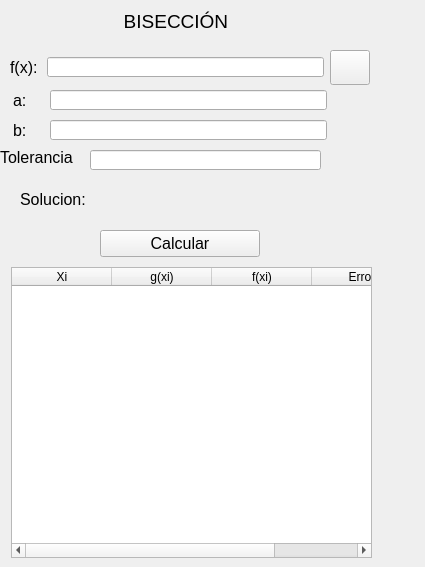
            <widget class="QWidget" name="page_biseccion">
             <widget class="QLabel" name="label_34">
              <property name="geometry">
               <rect>
                <x>50</x>
                <y>10</y>
                <width>366</width>
                <height>23</height>
               </rect>
              </property>
              <property name="font">
               <font>
                <pointsize>14</pointsize>
               </font>
              </property>
              <property name="text">
               <string>              BISECCIÓN</string>
              </property>
             </widget>
             <widget class="QLineEdit" name="bis_fx">
              <property name="geometry">
               <rect>
                <x>47</x>
                <y>57</y>
                <width>277</width>
                <height>20</height>
               </rect>
              </property>
             </widget>
             <widget class="QPushButton" name="funcionButton_4">
              <property name="geometry">
               <rect>
                <x>330</x>
                <y>50</y>
                <width>40</width>
                <height>35</height>
               </rect>
              </property>
              <property name="minimumSize">
               <size>
                <width>30</width>
                <height>30</height>
               </size>
              </property>
              <property name="maximumSize">
               <size>
                <width>66</width>
                <height>35</height>
               </size>
              </property>
              <property name="text">
               <string/>
              </property>
              <property name="icon">
               <iconset>
                <normaloff>../../../../../Downloads/calculadora.png</normaloff>../../../../../Downloads/calculadora.png</iconset>
              </property>
              <property name="iconSize">
               <size>
                <width>28</width>
                <height>28</height>
               </size>
              </property>
             </widget>
             <widget class="QLabel" name="label_3">
              <property name="geometry">
               <rect>
                <x>10</x>
                <y>50</y>
                <width>31</width>
                <height>35</height>
               </rect>
              </property>
              <property name="font">
               <font>
                <pointsize>12</pointsize>
               </font>
              </property>
              <property name="text">
               <string>f(x):</string>
              </property>
             </widget>
             <widget class="QLineEdit" name="bis_a">
              <property name="geometry">
               <rect>
                <x>50</x>
                <y>90</y>
                <width>277</width>
                <height>20</height>
               </rect>
              </property>
             </widget>
             <widget class="QLabel" name="label_35">
              <property name="geometry">
               <rect>
                <x>13</x>
                <y>83</y>
                <width>31</width>
                <height>35</height>
               </rect>
              </property>
              <property name="font">
               <font>
                <pointsize>12</pointsize>
               </font>
              </property>
              <property name="text">
               <string>a:</string>
              </property>
             </widget>
             <widget class="QLabel" name="label_36">
              <property name="geometry">
               <rect>
                <x>13</x>
                <y>113</y>
                <width>31</width>
                <height>35</height>
               </rect>
              </property>
              <property name="font">
               <font>
                <pointsize>12</pointsize>
               </font>
              </property>
              <property name="text">
               <string>b:</string>
              </property>
             </widget>
             <widget class="QLineEdit" name="bis_b">
              <property name="geometry">
               <rect>
                <x>50</x>
                <y>120</y>
                <width>277</width>
                <height>20</height>
               </rect>
              </property>
             </widget>
             <widget class="QLabel" name="label_37">
              <property name="geometry">
               <rect>
                <x>0</x>
                <y>140</y>
                <width>81</width>
                <height>35</height>
               </rect>
              </property>
              <property name="font">
               <font>
                <pointsize>12</pointsize>
               </font>
              </property>
              <property name="text">
               <string>Tolerancia</string>
              </property>
             </widget>
             <widget class="QLineEdit" name="bis_tol">
              <property name="geometry">
               <rect>
                <x>90</x>
                <y>150</y>
                <width>231</width>
                <height>20</height>
               </rect>
              </property>
             </widget>
             <widget class="QTableWidget" name="bis_tabla">
              <property name="geometry">
               <rect>
                <x>11</x>
                <y>267</y>
                <width>361</width>
                <height>291</height>
               </rect>
              </property>
              <column>
               <property name="text">
                <string>Xi</string>
               </property>
              </column>
              <column>
               <property name="text">
                <string>g(xi)</string>
               </property>
              </column>
              <column>
               <property name="text">
                <string>f(xi)</string>
               </property>
              </column>
              <column>
               <property name="text">
                <string>Error</string>
               </property>
              </column>
             </widget>
             <widget class="QPushButton" name="bis_calcular">
              <property name="geometry">
               <rect>
                <x>100</x>
                <y>230</y>
                <width>160</width>
                <height>27</height>
               </rect>
              </property>
              <property name="maximumSize">
               <size>
                <width>160</width>
                <height>30</height>
               </size>
              </property>
              <property name="font">
               <font>
                <pointsize>12</pointsize>
               </font>
              </property>
              <property name="text">
               <string>Calcular</string>
              </property>
             </widget>
             <widget class="QLabel" name="bis_solucion">
              <property name="geometry">
               <rect>
                <x>20</x>
                <y>190</y>
                <width>300</width>
                <height>19</height>
               </rect>
              </property>
              <property name="minimumSize">
               <size>
                <width>0</width>
                <height>0</height>
               </size>
              </property>
              <property name="maximumSize">
               <size>
                <width>300</width>
                <height>40</height>
               </size>
              </property>
              <property name="font">
               <font>
                <pointsize>12</pointsize>
               </font>
              </property>
              <property name="text">
               <string>Solucion:</string>
              </property>
             </widget>
            </widget>
